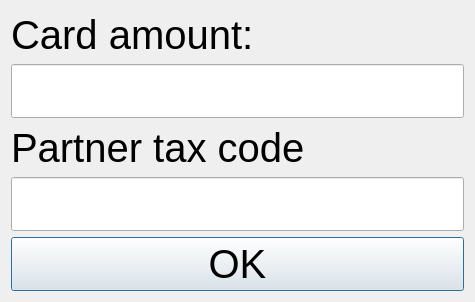
<?xml version="1.0" encoding="UTF-8"?>
<ui version="4.0">
 <class>DlgSelectTaxDep</class>
 <widget class="QDialog" name="DlgSelectTaxDep">
  <property name="windowModality">
   <enum>Qt::ApplicationModal</enum>
  </property>
  <property name="geometry">
   <rect>
    <x>0</x>
    <y>0</y>
    <width>475</width>
    <height>302</height>
   </rect>
  </property>
  <property name="font">
   <font>
    <pointsize>30</pointsize>
   </font>
  </property>
  <property name="windowTitle">
   <string>Dialog</string>
  </property>
  <layout class="QVBoxLayout" name="verticalLayout">
   <item>
    <widget class="QLabel" name="label_2">
     <property name="text">
      <string>Card amount:</string>
     </property>
    </widget>
   </item>
   <item>
    <widget class="QLineEdit" name="leCard"/>
   </item>
   <item>
    <widget class="QLabel" name="label_5">
     <property name="text">
      <string>Partner tax code</string>
     </property>
    </widget>
   </item>
   <item>
    <widget class="QLineEdit" name="lePartnerTaxCode"/>
   </item>
   <item>
    <widget class="QPushButton" name="btnOK">
     <property name="text">
      <string>OK</string>
     </property>
    </widget>
   </item>
  </layout>
 </widget>
 <resources/>
 <connections/>
</ui>
